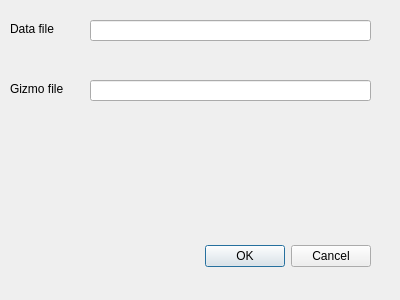
<?xml version="1.0" encoding="UTF-8"?>
<ui version="4.0">
 <class>Dialog</class>
 <widget class="QDialog" name="Dialog">
  <property name="geometry">
   <rect>
    <x>0</x>
    <y>0</y>
    <width>400</width>
    <height>300</height>
   </rect>
  </property>
  <property name="windowTitle">
   <string>Dialog</string>
  </property>
  <widget class="QDialogButtonBox" name="buttonBox">
   <property name="geometry">
    <rect>
     <x>30</x>
     <y>240</y>
     <width>341</width>
     <height>32</height>
    </rect>
   </property>
   <property name="orientation">
    <enum>Qt::Horizontal</enum>
   </property>
   <property name="standardButtons">
    <set>QDialogButtonBox::Cancel|QDialogButtonBox::Ok</set>
   </property>
  </widget>
  <widget class="QLabel" name="label">
   <property name="geometry">
    <rect>
     <x>10</x>
     <y>20</y>
     <width>67</width>
     <height>17</height>
    </rect>
   </property>
   <property name="text">
    <string>Data file</string>
   </property>
  </widget>
  <widget class="QLineEdit" name="lineEdit">
   <property name="geometry">
    <rect>
     <x>90</x>
     <y>20</y>
     <width>281</width>
     <height>21</height>
    </rect>
   </property>
  </widget>
  <widget class="QLabel" name="label_2">
   <property name="geometry">
    <rect>
     <x>10</x>
     <y>80</y>
     <width>81</width>
     <height>17</height>
    </rect>
   </property>
   <property name="text">
    <string>Gizmo file</string>
   </property>
  </widget>
  <widget class="QLineEdit" name="lineEdit_2">
   <property name="geometry">
    <rect>
     <x>90</x>
     <y>80</y>
     <width>281</width>
     <height>21</height>
    </rect>
   </property>
  </widget>
 </widget>
 <resources/>
 <connections>
  <connection>
   <sender>buttonBox</sender>
   <signal>accepted()</signal>
   <receiver>Dialog</receiver>
   <slot>accept()</slot>
   <hints>
    <hint type="sourcelabel">
     <x>248</x>
     <y>254</y>
    </hint>
    <hint type="destinationlabel">
     <x>157</x>
     <y>274</y>
    </hint>
   </hints>
  </connection>
  <connection>
   <sender>buttonBox</sender>
   <signal>rejected()</signal>
   <receiver>Dialog</receiver>
   <slot>reject()</slot>
   <hints>
    <hint type="sourcelabel">
     <x>316</x>
     <y>260</y>
    </hint>
    <hint type="destinationlabel">
     <x>286</x>
     <y>274</y>
    </hint>
   </hints>
  </connection>
 </connections>
</ui>
